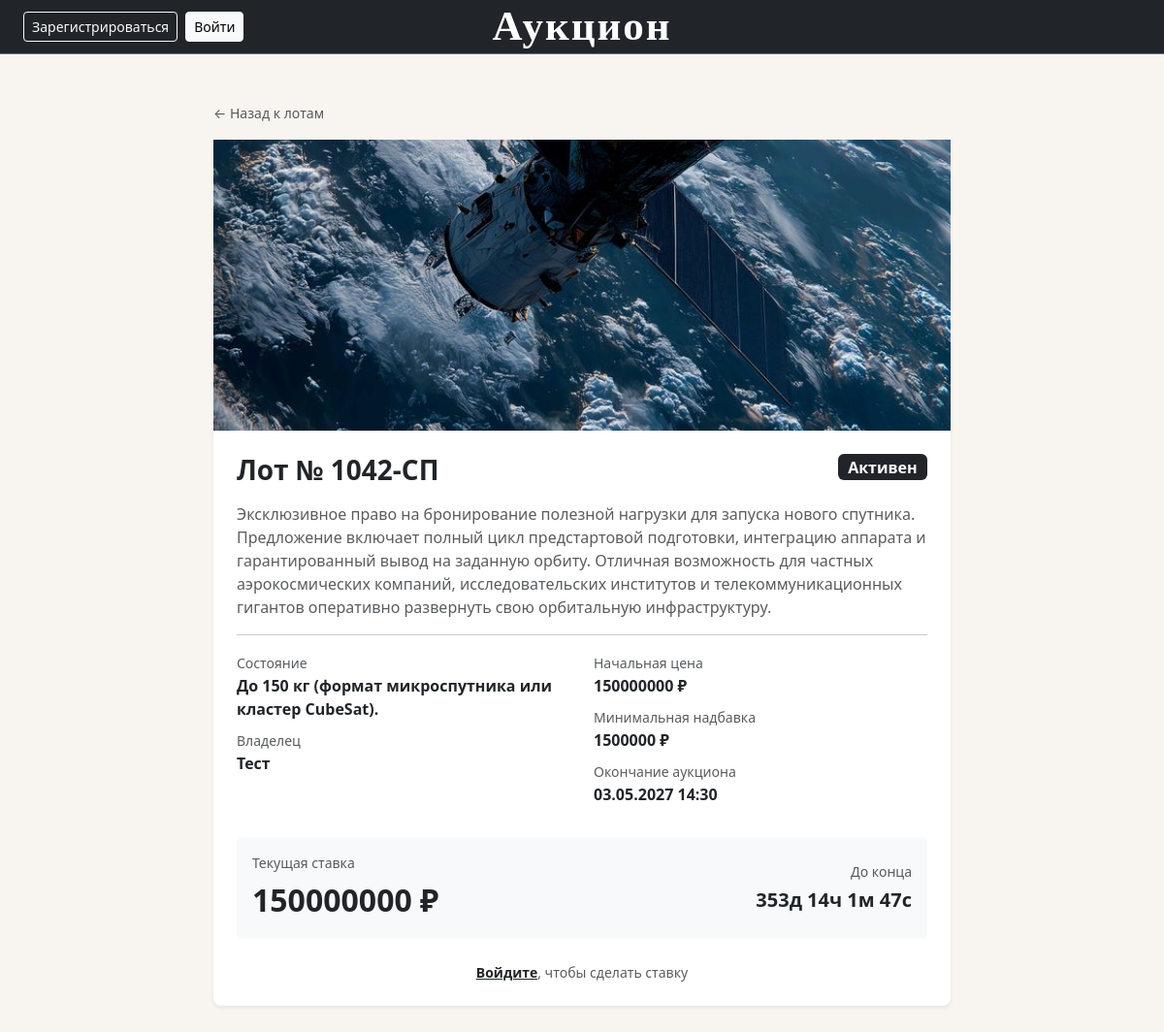
Page /lot_page/3 on the committed database.
### data/lots.py (models this page shows)
class Lots(SqlAlchemyBase, SerializerMixin):
    __tablename__ = 'lots'
    id = sqlalchemy.Column(sqlalchemy.Integer,
                           primary_key=True,
                           autoincrement=True)
    name = sqlalchemy.Column(sqlalchemy.String, nullable=True) # имя лота
    file = sqlalchemy.Column(sqlalchemy.String, nullable=True) # название файла
    description = sqlalchemy.Column(sqlalchemy.String, nullable=True) # описание
    condition = sqlalchemy.Column(sqlalchemy.String, nullable=True) # состояние лота
    minimal_cost = sqlalchemy.Column(sqlalchemy.Integer, nullable=True) # минимальная цена
    minimum_premium = sqlalchemy.Column(sqlalchemy.Integer, nullable=True) # минимальная надбавка
    curr_cost = sqlalchemy.Column(sqlalchemy.Integer, nullable=True) # текущая максимальная стоимость товара
    owner_id = sqlalchemy.Column(sqlalchemy.Integer, sqlalchemy.ForeignKey("users.id")) # id собственника товара
    is_selled = sqlalchemy.Column(sqlalchemy.Boolean, default=False) # продан ли товар
    end_date = sqlalchemy.Column(sqlalchemy.DateTime, nullable=True) # дата окончания
    user = orm.relationship("User")

### data/users.py (models this page shows, shortened)
class User(SqlAlchemyBase, UserMixin, SerializerMixin):
    __tablename__ = 'users'
    id = sqlalchemy.Column(sqlalchemy.Integer, primary_key=True, autoincrement=True)
    name = sqlalchemy.Column(sqlalchemy.String, nullable=True) # имя пользователя, заполняется пользователем
    email = sqlalchemy.Column(sqlalchemy.String, index=True, unique=True, nullable=True) # его почта, заполняется пользователем
    hashed_password = sqlalchemy.Column(sqlalchemy.String, nullable=True) # пароль, заполняется пользователем
    modified_date = sqlalchemy.Column(sqlalchemy.DateTime, default=datetime.datetime.now) # дата создания
    balance = sqlalchemy.Column(sqlalchemy.Integer, autoincrement=True, default=0) # баланс, автоматически = 0
    lots = orm.relationship("Lots", back_populates='user') # связь с другой бд

### main.py (the view)
@app.route('/lot_page/<int:id>')
def lot_page(id):
    db_sess = db_session.create_session()
    try:
        lot = db_sess.query(Lots).filter(Lots.id == id).first()
        if not lot:
            abort(404)
        if lot.end_date and datetime.datetime.now() >= lot.end_date and not lot.is_selled:
            lot.is_selled = True
            db_sess.commit()
        return render_template('lot_page.html', lot=lot, csrf_tok=generate_csrf())
    finally:
        db_sess.close()

### data/db_session.py (called while the page is built)
def create_session() -> Session:
    global __factory
    return __factory()

### templates/lot_page.html (shortened to what this page needs)
{% extends "base.html" %}
{% block content %}
<div class="row justify-content-center mt-4 mb-5">
    <div class="col-md-8">
        <a href="/" class="text-muted small text-decoration-none">← Назад к лотам</a>
        <div class="card border-0 shadow-sm mt-3">
            {% if lot.file.endswith('.mp4') or lot.file.endswith('.webm') %}
                <video autoplay muted loop playsinline
                       class="card-img-top w-100"
                       style="object-fit: cover; height: 300px;">
                    <source src="{{ url_for('static', filename='img/lots_img/' + lot.file) }}" type="video/mp4">
                </video>
            {% else %}
                <img src="{{ url_for('static', filename='img/lots_img/' + lot.file) }}"
                     class="img-fluid w-100"
                     style="object-fit: cover; height: 300px;">
            {% endif %}
            <div class="card-body p-4">
                <div class="d-flex justify-content-between align-items-start mb-3">
                    <h3 class="fw-bold mb-0">{{ lot.name }}</h3>
                    {% if lot.is_selled %}
                    <span class="badge bg-secondary fs-6">Продан</span>
                    {% else %}
                    <span class="badge bg-dark fs-6">Активен</span>
                    {% endif %}
                </div>
                <p class="text-muted">{{ lot.description }}</p>
                <hr>
                <div class="row mb-3">
                    <div class="col-md-6">
                        <ul class="list-unstyled">
                            <li class="mb-2">
                                <span class="text-muted small">Состояние</span><br>
                                <span class="fw-semibold">{{ lot.condition }}</span>
                            </li>
                            <li class="mb-2">
                                <span class="text-muted small">Владелец</span><br>
                                <a href="/user/{{ lot.owner_id }}" class="text-dark fw-semibold text-decoration-none">
                                    {{ lot.user.name }}
                                </a>
                            </li>
                        </ul>
                    </div>
                    <div class="col-md-6">
                        <ul class="list-unstyled">
                            <li class="mb-2">
                                <span class="text-muted small">Начальная цена</span><br>
                                <span class="fw-semibold">{{ lot.minimal_cost }} ₽</span>
                            </li>
                            <li class="mb-2">
                                <span class="text-muted small">Минимальная надбавка</span><br>
                                <span class="fw-semibold">{{ lot.minimum_premium }} ₽</span>
                            </li>
                            <li class="mb-2">
                                <span class="text-muted small">Окончание аукциона</span><br>
                                <span class="fw-semibold">{{ lot.end_date.strftime('%d.%m.%Y %H:%M') if lot.end_date else '—' }}</span>
                            </li>
                        </ul>
                    </div>
                </div>
                <div class="p-3 bg-light rounded mb-4">
                    <div class="d-flex justify-content-between align-items-center">
                        <div>
                            <div class="text-muted small mb-1">Текущая ставка</div>
                            <div class="fw-bold" style="font-size: 2rem;">
                                {{ lot.curr_cost if lot.curr_cost else lot.minimal_cost }} ₽
                            </div>
                        </div>
                        {% if not lot.is_selled and lot.end_date %}
                        <div class="text-end">
                            <div class="text-muted small mb-1">До конца</div>
                            <div class="fw-bold fs-5" id="countdown"></div>
                        </div>
                        {% endif %}
                    </div>
                </div>
                {% if current_user.is_authenticated and not lot.is_selled and current_user.id != lot.owner_id %}
                {% set min_bid = (lot.curr_cost if lot.curr_cost else lot.minimal_cost) + lot.minimum_premium %}
                <form action="/lot_page/{{ lot.id }}/bid" method="post">
                    <input type="hidden" name="csrf_token" value="{{ csrf_tok }}">
                    <div class="input-group mb-2">
                        <span class="input-group-text"><i class="bi bi-currency-exchange"></i></span>
                        <input type="number"
                               name="amount"
                               class="form-control"
                               min="{{ min_bid }}"
                               placeholder="Мин. {{ min_bid }} ₽"
                               required>
                    </div>
                    <button type="submit" class="btn btn-dark w-100">Сделать ставку</button>
                </form>
                {% elif not current_user.is_authenticated %}
                <div class="text-center text-muted small">
                    <a href="/login" class="text-dark fw-semibold">Войдите</a>, чтобы сделать ставку
                </div>
                {% endif %}
            </div>
        </div>
    </div>
</div>
{% endblock %}

### static/css/style.css (style rules this page uses)
body { background-color: #f8f5f0; color: #1a1a1a; }
.card { background-color: #fff; border-radius: 8px; }
a { color: #1a1a1a; }
.card { transition: transform 0.15s, box-shadow 0.15s; }

### rows in the picture
Lots: file (picture), name "Лот № 1042-СП", description "Эксклюзивное право на бронирование полезной нагрузки для запуска нового спутника. Предложение включает полный цикл предстартовой подготовки, интеграцию аппарата и гарантированный вывод на заданную орбиту. Отличная возможность для частных аэрокосмических компаний, исследовательских институтов и телекоммуникационных гигантов оперативно развернуть свою орбитальную инфраструктуру.", condition "До 150 кг (формат микроспутника или кластер CubeSat).", minimal_cost "150000000", minimum_premium "1500000", end_date "03.05.2027 14:30", curr_cost "150000000"
User: user.name "Тест"
